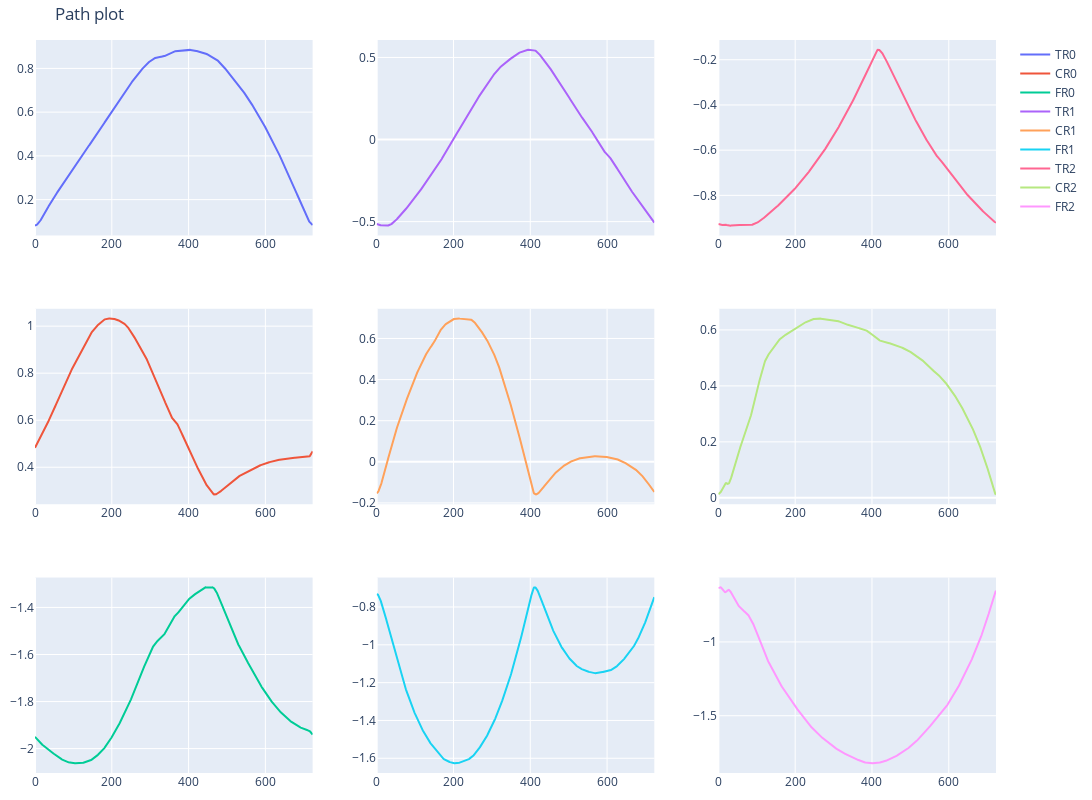

The notebook cell saved with this chart:
### Markdown cell above
### Stick insect pattern

### Code cell
leg_0_df = pd.read_csv('include/stick_insect_path/rbfn_joint_targets_0.csv')
leg_1_df = pd.read_csv('include/stick_insect_path/rbfn_joint_targets_1_v1.csv')
leg_2_df = pd.read_csv('include/stick_insect_path/rbfn_joint_targets_2_new_v1.csv')

fig = go.Figure()
fig = make_subplots(rows=3, cols=3, shared_xaxes=False)
fig.update_layout(height=800, width=1100, title="Path plot")
fig.update_layout(margin=dict(l=10, r=10, t=40, b=10))  # Reduce margins

fig.add_trace(go.Scatter( y=leg_0_df['TR0'], mode='lines', name=f'TR0'), row=1, col=1)
fig.add_trace(go.Scatter( y=leg_0_df['CR0'], mode='lines', name=f'CR0'), row=2, col=1)
fig.add_trace(go.Scatter( y=leg_0_df['FR0'], mode='lines', name=f'FR0'), row=3, col=1)

fig.add_trace(go.Scatter( y=leg_1_df['TR1'], mode='lines', name=f'TR1'), row=1, col=2)
fig.add_trace(go.Scatter( y=leg_1_df['CR1'], mode='lines', name=f'CR1'), row=2, col=2)
fig.add_trace(go.Scatter( y=leg_1_df['FR1'], mode='lines', name=f'FR1'), row=3, col=2)

fig.add_trace(go.Scatter( y=leg_2_df['TR2'], mode='lines', name=f'TR2'), row=1, col=3)
fig.add_trace(go.Scatter( y=leg_2_df['CR2'], mode='lines', name=f'CR2'), row=2, col=3)
fig.add_trace(go.Scatter( y=leg_2_df['FR2'], mode='lines', name=f'FR2'), row=3, col=3)

### Figure 1 — Plotly figure (JSON) as saved in the notebook; plotly's stock layout.template omitted (floating-point values rounded to 4 significant figures; data arrays with more than 128 entries replaced by an {"elided": "..."} marker saying what was removed)
{"data": [{"mode": "lines", "name": "TR0", "type": "scatter", "xaxis": "x", "y": {"elided": "724 float values"}, "yaxis": "y"}, {"mode": "lines", "name": "CR0", "type": "scatter", "xaxis": "x4", "y": {"elided": "724 float values"}, "yaxis": "y4"}, {"mode": "lines", "name": "FR0", "type": "scatter", "xaxis": "x7", "y": {"elided": "724 float values"}, "yaxis": "y7"}, {"mode": "lines", "name": "TR1", "type": "scatter", "xaxis": "x2", "y": {"elided": "724 float values"}, "yaxis": "y2"}, {"mode": "lines", "name": "CR1", "type": "scatter", "xaxis": "x5", "y": {"elided": "724 float values"}, "yaxis": "y5"}, {"mode": "lines", "name": "FR1", "type": "scatter", "xaxis": "x8", "y": {"elided": "724 float values"}, "yaxis": "y8"}, {"mode": "lines", "name": "TR2", "type": "scatter", "xaxis": "x3", "y": {"elided": "724 float values"}, "yaxis": "y3"}, {"mode": "lines", "name": "CR2", "type": "scatter", "xaxis": "x6", "y": {"elided": "724 float values"}, "yaxis": "y6"}, {"mode": "lines", "name": "FR2", "type": "scatter", "xaxis": "x9", "y": {"elided": "724 float values"}, "yaxis": "y9"}], "layout": {"height": 800, "margin": {"b": 10, "l": 10, "r": 10, "t": 40}, "title": {"text": "Path plot"}, "width": 1100, "xaxis": {"anchor": "y", "domain": [0, 0.2889]}, "xaxis2": {"anchor": "y2", "domain": [0.3556, 0.6444]}, "xaxis3": {"anchor": "y3", "domain": [0.7111, 1]}, "xaxis4": {"anchor": "y4", "domain": [0, 0.2889]}, "xaxis5": {"anchor": "y5", "domain": [0.3556, 0.6444]}, "xaxis6": {"anchor": "y6", "domain": [0.7111, 1]}, "xaxis7": {"anchor": "y7", "domain": [0, 0.2889]}, "xaxis8": {"anchor": "y8", "domain": [0.3556, 0.6444]}, "xaxis9": {"anchor": "y9", "domain": [0.7111, 1]}, "yaxis": {"anchor": "x", "domain": [0.7333, 1]}, "yaxis2": {"anchor": "x2", "domain": [0.7333, 1]}, "yaxis3": {"anchor": "x3", "domain": [0.7333, 1]}, "yaxis4": {"anchor": "x4", "domain": [0.3667, 0.6333]}, "yaxis5": {"anchor": "x5", "domain": [0.3667, 0.6333]}, "yaxis6": {"anchor": "x6", "domain": [0.3667, 0.6333]}, "yaxis7": {"anchor": "x7", "domain": [0, 0.2667]}, "yaxis8": {"anchor": "x8", "domain": [0, 0.2667]}, "yaxis9": {"anchor": "x9", "domain": [0, 0.2667]}}}
